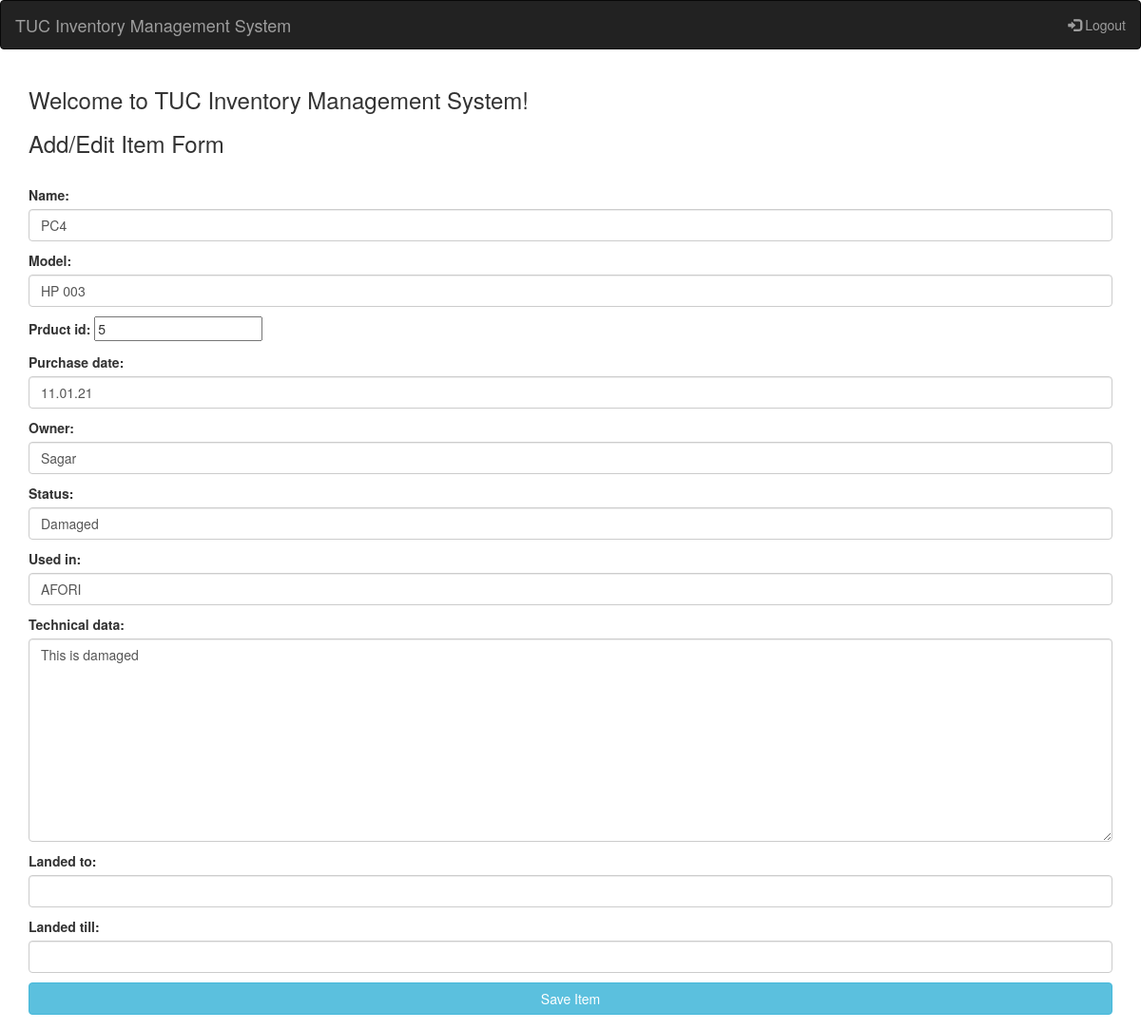
The page /edititem/5 on the database its author committed.
### InventoryProjectApp/models.py (models this page shows, shortened)
class Product(models.Model):
    name = models.CharField(max_length=200)
    model = models.CharField(max_length=200)
    prduct_id = models.IntegerField()
    purchase_date = models.CharField(max_length=100)
    owner = models.CharField(max_length=200)
    status = models.CharField(max_length=200)
    used_in = models.CharField(max_length=200, null=True, default='')
    technical_data = models.TextField(null=True, default='')
    landed_to = models.CharField(max_length=200, blank=True, null=True)
    landed_till = models.CharField(max_length=100, blank=True, null=True)

### InventoryProjectApp/views.py (the view)
# urls.py: path('edititem/<str:pk>', views.EditItemForm, name = 'EditItemForm'),
def EditItemForm(request, pk):
    product=Product.objects.get(id=pk)
    form = AddEditForm(instance=product)
    context ={
        'form': form
    }
    if request.method=='POST':
        form=AddEditForm(request.POST, instance=product)
        if form.is_valid():
            form.save()
            return  redirect('Main-Page-New')
    return render(request, 'InventoryProjectApp/AddEditItem.html', context)

### InventoryProjectApp/forms.py
class AddEditForm(ModelForm):
    class Meta:
        model=Product
        fields='__all__'
        widgets= {
            'name':forms.TextInput(attrs={'class':'form-control'}),
            'model': forms.TextInput(attrs={'class': 'form-control'}),
            'product_id': forms.NumberInput(attrs={'class':'form-control'}),
            'purchase_date': forms.TextInput(attrs={'class': 'form-control'}),
            'owner': forms.TextInput(attrs={'class': 'form-control'}),
            'status': forms.TextInput(attrs={'class': 'form-control'}),
            'used_in': forms.TextInput(attrs={'class': 'form-control'}),
            'technical_data': forms.Textarea(attrs={'class': 'form-control'}),
            'landed_to': forms.TextInput(attrs={'class': 'form-control'}),
            'landed_till': forms.TextInput(attrs={'class': 'form-control'}),
        }

### InventoryProjectApp/templates/InventoryProjectApp/AddEditItem.html (shortened to what this page needs)
<!DOCTYPE html>
<html lang="en">
<head>
  <link rel="stylesheet" href="https://maxcdn.bootstrapcdn.com/bootstrap/3.4.1/css/bootstrap.min.css">
</head>
<body>
<nav class="navbar navbar-inverse">
  <div class="container-fluid">
    <div class="navbar-header">
      <a class="navbar-brand" href="#">TUC Inventory Management System</a>
    </div>
    <ul class="nav navbar-nav navbar-right">
      <li><a href="{% url 'Logout-Page' %}"><span class="glyphicon glyphicon-log-in"></span> Logout</a></li>
    </ul>
  </div>
</nav>
<div class="container">
  <h3>Welcome to TUC Inventory Management System!</h3>
  <h3>Add/Edit Item Form</h3>
  <div class="form-group">
      <form action="" method="POST">
          {{ form.as_p }}
          <button type="submit" class="btn btn-info btn-block">Save Item</button>
      </form>
  </div>
</div>
</body>
</html>

### rows shown on the page
Product: name "PC4", model "HP 003", prduct_id "5", purchase_date "11.01.21", owner "Sagar", status "Damaged", used_in "AFORI", technical_data "This is damaged"
